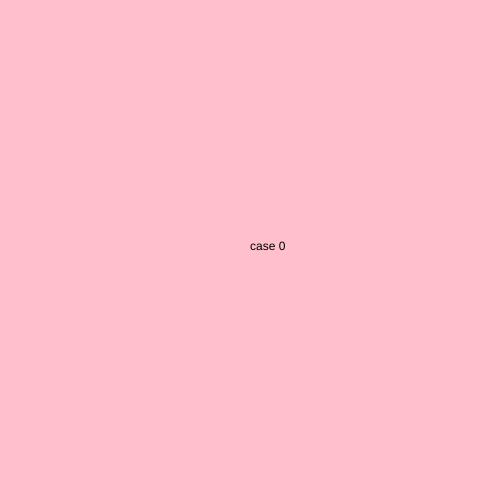
Frame 1 (no input)
Frame 60 (no input): identical to frame 1, image omitted
Frame 120 (the mouse pressed at the canvas centre since frame 60): identical to frame 1, image omitted

The p5.js sketch that drew this single still picture (run headless with seeded random() and noise() and a simulated clock; from frame 60 on, the mouse is pressed at the canvas centre):

// p5.js sketch
// ── sketch.js
let state = 0;

function setup() {
  createCanvas(500, 500);
}

function draw() {

switch(state){

  case 0:
  background('pink');
  text('case 0', 250, 250);
  break;

  case 1:
  background('white');
  text('case 1', 250, 250);
  break;

  case 2:
  background('lightblue');
  text('case 2', 250, 250);
  break;

  }

}

function mouseReleased(){
  state++;
  if (state>2){
    state = 0;
  }
}
